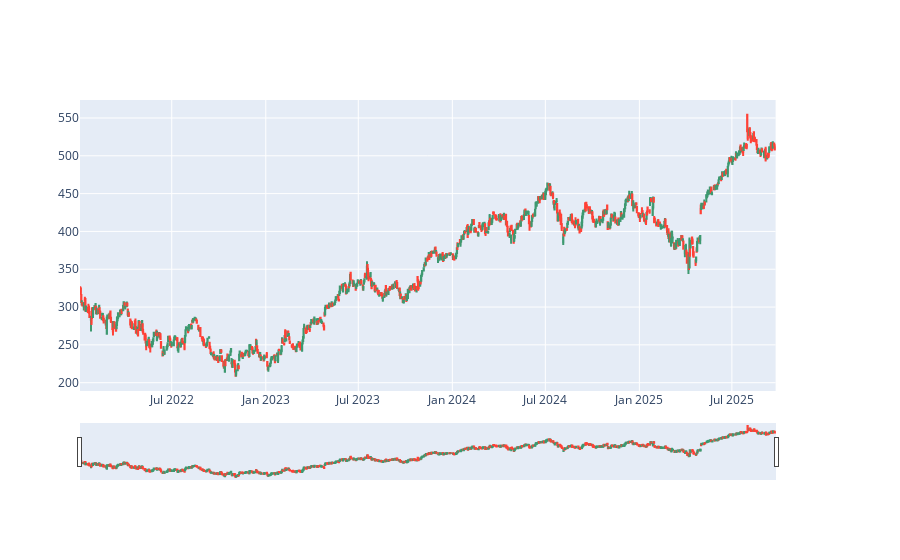

Notebook source saved alongside this figure:
### Code cell
open_data = data['Open']['MSFT'].values
high_data = data['High']['MSFT'].values
low_data = data['Low']['MSFT'].values
close_data = data['Close']['MSFT'].values


fig3 = make_subplots(specs=[[{"secondary_y": True}]])
fig3.add_trace(go.Candlestick(x=data.index,               
                              open=open_data,                
                              high=high_data,                
                              low=low_data,                
                              close=close_data,                
                             ))
fig3

### Figure 1 — Plotly figure (JSON) as saved in the notebook; plotly's stock layout.template omitted (floating-point values rounded to 4 significant figures; data arrays with more than 128 entries replaced by an {"elided": "..."} marker saying what was removed)
{"data": [{"close": {"elided": "935 float values"}, "high": {"elided": "935 float values"}, "low": {"elided": "935 float values"}, "open": {"elided": "935 float values"}, "type": "candlestick", "x": {"elided": "935 str values"}}], "layout": {"xaxis": {"anchor": "y", "domain": [0, 0.94]}, "yaxis": {"anchor": "x", "domain": [0, 1]}, "yaxis2": {"anchor": "x", "overlaying": "y", "side": "right"}}}
